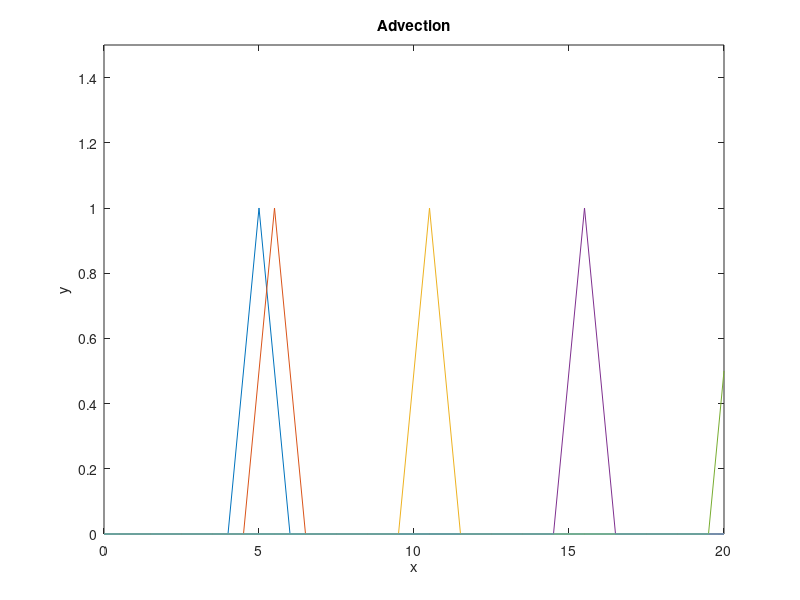

The MATLAB source for this figure:
% Example 01
% Advection

% Fluid Velocity 
c = 1.0;

% Set the constants and the values of the grid

delta_t = 0.5;
delta_x = 0.5;

Courant = c * delta_t / delta_x;

xmax = 20.0;
x=[0:delta_x:xmax];
m = length(x);
y=zeros(1,m);

% Set the Initial Condition

i = find(x == 4);
j = find(x == 5);
k = find(x ==6);

for l = i:j
    y(l) = (x(l)-4);
end
for l = j:k
    y(l) = (6-x(l));
end

% Plot the initial conditions

plot(x,y)
xlabel ('x')
ylabel ('y')
title ('Advection')
axis ([0 20 0 1.5])
hold on

% Main finite difference schema

ynew = zeros(1,m);
t = 0.0;
while (t <= 20.0)
    
    ynew(1)=0.0;
    for j=2:m
        ynew(j) = (1-Courant)*y(j) + Courant*y(j-1);
    end
    y = ynew;
    if mod(t,5) == 0
        plot (x,y)
        hold on
    end
    t = t + delta_t;
end